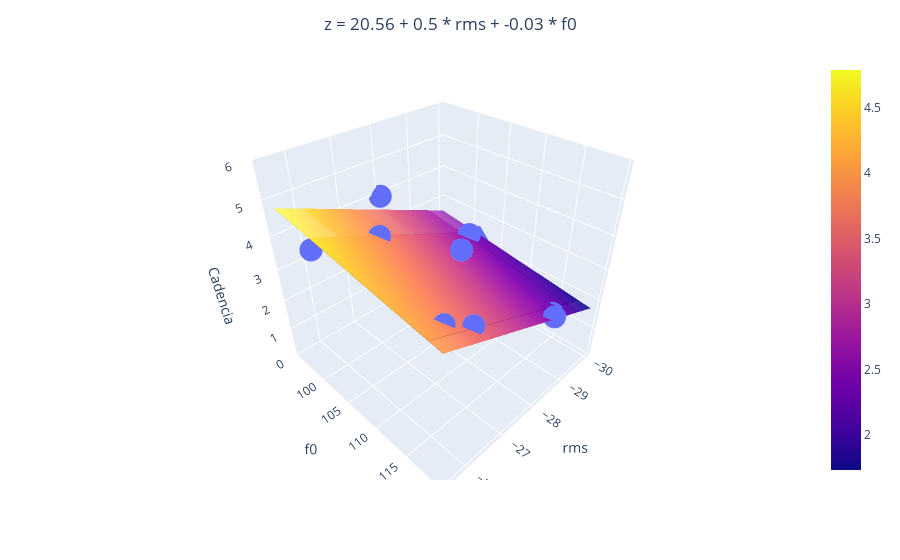

The notebook cell this image was saved under:
### Code cell
if len(dicc_model) == 2:
    import plotly.express as px
    import plotly.graph_objects as go

    # Seleccionamos solo las características seleccionadas en X
    X_selected = X[:, selected_features]

    # Entrenamos el modelo de regresión con las características seleccionadas
    regr_multivar = SVR(kernel='linear')
    regr_multivar.fit(X_selected, y)

    # Obtenemos las predicciones del modelo para las características seleccionadas
    y_pred = regr_multivar.predict(X_selected)

    # Crear la figura
    fig = px.scatter_3d(x=X_selected[:, 0], y=X_selected[:, 1], z=y)

    # Crear el plano de regresión
    xx, yy = np.meshgrid(X_selected[:, 0], X_selected[:, 1])
    zz = regr_multivar.intercept_ + np.dot(np.array([xx.ravel(), yy.ravel()]).T, regr_multivar.coef_.ravel()).reshape(xx.shape)
    fig.add_trace(go.Surface(x=xx, y=yy, z=zz, opacity=0.5))

    # Construir la cadena de texto para la ecuación del plano
    equation = f'z = {regr_multivar.intercept_[0].round(2)}'
    for i, (key, model) in enumerate(dicc_model.items()):
        equation += f' + {regr_multivar.coef_[0][i].round(2)} * {key.replace("_model", "")}'
    
    # Centrar el título
    fig.update_layout(title=dict(text=equation, x=0.5, xanchor='center'))

    # Etiquetas de los ejes y rango del eje z
    fig.update_layout(scene=dict(xaxis_title=list(dicc_model.keys())[0].replace("_model", ""), yaxis_title=list(dicc_model.keys())[1].replace("_model", ""), zaxis_title='Cadencia', zaxis=dict(range=[0, 6]), yaxis=dict(tickvals=[100, 105, 110, 115, 120])))

    fig.write_html(os.path.join(PATH, TEST_FOLDER, REGGRESSION_FOLDER, CADENCIA_FOLDER, FEMALE_FOLDER, 'regresion_cadencia_multivariable_female.html'))

    fig.show()

### Figure 1 — Plotly figure (JSON) as saved in the notebook; plotly's stock layout.template omitted (floating-point values rounded to 4 significant figures)
{"data": [{"hovertemplate": "x=%{x}<br>y=%{y}<br>z=%{z}<extra></extra>", "legendgroup": "", "marker": {"color": "#636efa", "symbol": "circle"}, "mode": "markers", "name": "", "scene": "scene", "showlegend": false, "type": "scatter3d", "x": [-27.5, -26.1, -27, -30, -29, -28.5, -25.5, -26.5, -29.5, -28], "y": [111.1, 116.4, 101.3, 101.5, 117.7, 119.6, 101.0, 117.9, 102.3, 94.71], "z": [4.175, 3.75, 3.85, 2.2, 2.05, 2.575, 4.275, 3.625, 2.65, 3.975]}, {"opacity": 0.5, "type": "surface", "x": [[-27.5, -26.1, -27, -30, -29, -28.5, -25.5, -26.5, -29.5, -28], [-27.5, -26.1, -27, -30, -29, -28.5, -25.5, -26.5, -29.5, -28], [-27.5, -26.1, -27, -30, -29, -28.5, -25.5, -26.5, -29.5, -28], [-27.5, -26.1, -27, -30, -29, -28.5, -25.5, -26.5, -29.5, -28], [-27.5, -26.1, -27, -30, -29, -28.5, -25.5, -26.5, -29.5, -28], [-27.5, -26.1, -27, -30, -29, -28.5, -25.5, -26.5, -29.5, -28], [-27.5, -26.1, -27, -30, -29, -28.5, -25.5, -26.5, -29.5, -28], [-27.5, -26.1, -27, -30, -29, -28.5, -25.5, -26.5, -29.5, -28], [-27.5, -26.1, -27, -30, -29, -28.5, -25.5, -26.5, -29.5, -28], [-27.5, -26.1, -27, -30, -29, -28.5, -25.5, -26.5, -29.5, -28]], "y": [[111.1, 111.1, 111.1, 111.1, 111.1, 111.1, 111.1, 111.1, 111.1, 111.1], [116.4, 116.4, 116.4, 116.4, 116.4, 116.4, 116.4, 116.4, 116.4, 116.4], [101.3, 101.3, 101.3, 101.3, 101.3, 101.3, 101.3, 101.3, 101.3, 101.3], [101.5, 101.5, 101.5, 101.5, 101.5, 101.5, 101.5, 101.5, 101.5, 101.5], [117.7, 117.7, 117.7, 117.7, 117.7, 117.7, 117.7, 117.7, 117.7, 117.7], [119.6, 119.6, 119.6, 119.6, 119.6, 119.6, 119.6, 119.6, 119.6, 119.6], [101.0, 101.0, 101.0, 101.0, 101.0, 101.0, 101.0, 101.0, 101.0, 101.0], [117.9, 117.9, 117.9, 117.9, 117.9, 117.9, 117.9, 117.9, 117.9, 117.9], [102.3, 102.3, 102.3, 102.3, 102.3, 102.3, 102.3, 102.3, 102.3, 102.3], [94.71, 94.71, 94.71, 94.71, 94.71, 94.71, 94.71, 94.71, 94.71, 94.71]], "z": [[3.252, 3.947, 3.5, 2.011, 2.508, 2.756, 4.245, 3.749, 2.259, 3.004], [3.079, 3.774, 3.328, 1.838, 2.335, 2.583, 4.072, 3.576, 2.087, 2.831], [3.575, 4.27, 3.823, 2.334, 2.831, 3.079, 4.568, 4.072, 2.582, 3.327], [3.568, 4.263, 3.816, 2.327, 2.823, 3.071, 4.561, 4.064, 2.575, 3.32], [3.034, 3.729, 3.282, 1.793, 2.289, 2.537, 4.026, 3.53, 2.041, 2.786], [2.973, 3.668, 3.221, 1.732, 2.229, 2.477, 3.966, 3.47, 1.98, 2.725], [3.586, 4.281, 3.834, 2.345, 2.841, 3.089, 4.578, 4.082, 2.593, 3.337], [3.029, 3.723, 3.277, 1.788, 2.284, 2.532, 4.021, 3.525, 2.036, 2.78], [3.544, 4.239, 3.792, 2.303, 2.799, 3.047, 4.536, 4.04, 2.551, 3.295], [3.793, 4.488, 4.041, 2.552, 3.048, 3.296, 4.786, 4.289, 2.8, 3.545]]}], "layout": {"legend": {"tracegroupgap": 0}, "margin": {"t": 60}, "scene": {"domain": {"x": [0, 1], "y": [0, 1]}, "xaxis": {"title": {"text": "rms"}}, "yaxis": {"tickvals": [100, 105, 110, 115, 120], "title": {"text": "f0"}}, "zaxis": {"range": [0, 6], "title": {"text": "Cadencia"}}}, "title": {"text": "z = 20.56 + 0.5 * rms + -0.03 * f0", "x": 0.5, "xanchor": "center"}}}
